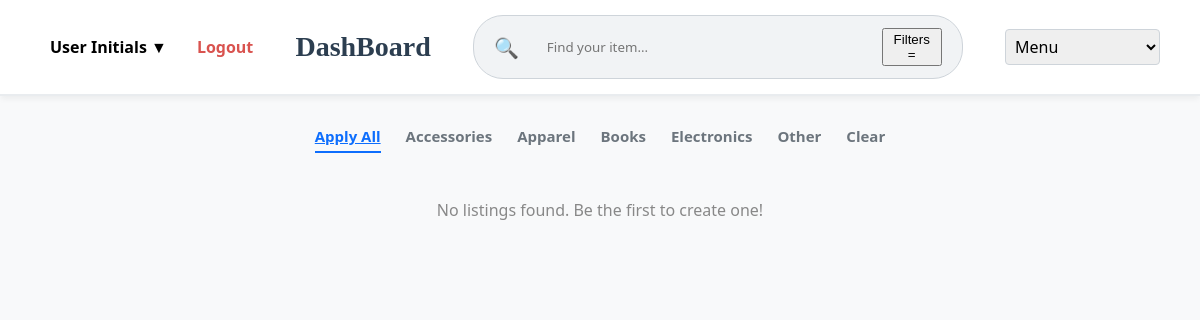
Page /dashboard on the earlier database version.
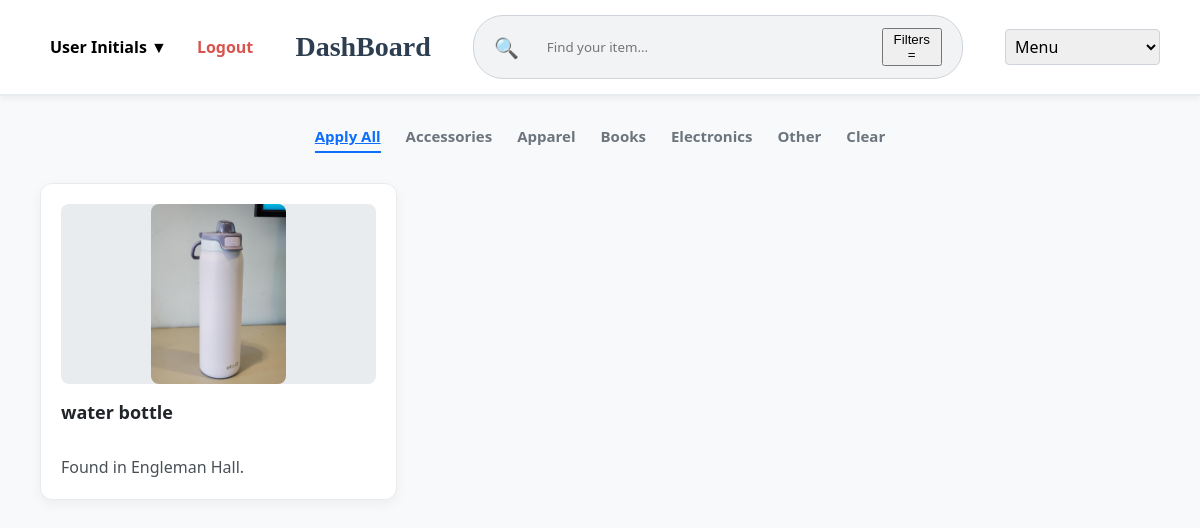
Same page on the later database version.
### models.py (models this page shows)
class Post(db.Model):
    __tablename__ = 'post'
    id = db.Column(db.Integer, primary_key=True)
    user_id = db.Column(db.Integer, db.ForeignKey('user.id'), nullable=False)
    post_date = db.Column(db.DateTime, default=datetime.utcnow)
    item_name = db.Column(db.String(255), nullable=False)
    description = db.Column(db.Text)
    category = db.Column(db.String(100))
    location = db.Column(db.String(255))
    image_url = db.Column(db.String(500))
    is_claimed = db.Column(db.Boolean, default=False)
    reports = db.relationship('Report', backref='post', cascade="all, delete-orphan")

### app.py (the view)
@app.route("/dashboard")
def dashboard():
    posts = Post.query.order_by(Post.post_date.desc()).all()
    return render_template("dashboard.html", posts=posts)

### templates/dashboard.html (shortened to what this page needs)
<!DOCTYPE html>
<html>
<head>
    <link rel="stylesheet" href="static/app.css">
</head>
<body class="app-layout">
    <div class="navbar">
        <div style="display: flex; align-items: center; gap: 10px;">
            <div id="user-menu-btn" style="background: white; padding: 10px; border-radius: 50%; font-weight: bold; cursor: pointer;">
                User Initials &#x25BC;
            </div>
            <a href="/" style="text-decoration: none; color: #d9534f; font-weight: bold; margin-left: 10px;">Logout</a>
        </div>
        <h2>DashBoard</h2>
        <div class="search-bar">
            <span style="font-size: 20px; margin-right: 10px;">&#128269;</span>
            <input type="text" id="search-input" placeholder="Find your item...">
            <button style="width: auto; height: auto; margin: 0; padding: 2px 10px;">Filters =</button>
        </div>
        <div>
            <select onchange="location = this.value;" style="padding: 5px; font-size: 16px;">
                <option value="#">Menu</option>
            </select>
        </div>
    </div>
    <div class="filter-menu" id="filter-menu">
        <a href="#" class="active" style="text-decoration: underline;">Apply All</a>
        <a href="#">Accessories</a>
        <a href="#">Apparel</a>
        <a href="#">Books</a>
        <a href="#">Electronics</a>
        <a href="#">Other</a>
        <a href="#">Clear</a>
    </div>
    <div class="grid-container" id="listings-grid">
        {% for post in posts %}
        <div class="card" onclick="location.href='/listing-info?id={{ post.id }}'" style="cursor: pointer;">
            <div class="card-img">
                {% if post.image_url %}
                    <img src="{{ url_for('static', filename=post.image_url) }}" alt="{{ post.item_name }}" style="max-width: 100%; max-height: 100%; border-radius: 8px; object-fit: cover;">
                {% else %}
                    No Image
                {% endif %}
            </div>
            <p><strong>{{ post.item_name }}</strong><br>Found in {{ post.location }}.</p>
        </div>
        {% else %}
            <p style="grid-column: 1 / -1; text-align: center; color: #888;">No listings found. Be the first to create one!</p>
        {% endfor %}
    </div>
</body>
</html>

### static/app.css (style rules this page uses)
body.app-layout { display: block; min-height: 100vh; height: auto; background-color: #f8f9fa; margin: 0; font-family: 'Segoe UI', Tahoma, Geneva, Verdana, sans-serif; }
input, select, textarea { padding: 8px; border: 1px solid #ced4da; border-radius: 4px; font-family: inherit; }
.navbar { background-color: #ffffff; padding: 15px 40px; display: flex; justify-content: space-between; align-items: center; border-bottom: 2px solid #e9ecef; box-shadow: 0 4px 6px -1px rgba(0,0,0,0.05); margin-bottom: 30px; }
.navbar h2 { margin: 0; font-size: 28px; font-family: Georgia, serif; color: #2c3e50; }
.search-bar { display: flex; align-items: center; background: #f1f3f5; padding: 8px 20px; border-radius: 30px; width: 40%; border: 1px solid #ced4da; }
.search-bar input { border: none; outline: none; background: transparent; width: 100%; height: 30px; margin-left: 10px; }
.filter-menu { display: flex; justify-content: center; gap: 25px; margin-bottom: 30px; flex-wrap: wrap; padding: 0 20px; }
.filter-menu a { text-decoration: none; color: #6c757d; font-weight: 600; font-size: 15px; padding-bottom: 5px; transition: color 0.2s; }
.filter-menu a.active { color: #0d6efd; border-bottom: 2px solid #0d6efd; }
.grid-container { display: grid; grid-template-columns: repeat(auto-fill, minmax(280px, 1fr)); gap: 25px; padding: 0 40px; margin-bottom: 50px; }
.card { background: white; border-radius: 12px; padding: 20px; box-shadow: 0 4px 12px rgba(0,0,0,0.05); transition: transform 0.2s ease, box-shadow 0.2s ease; border: 1px solid #e9ecef; }
.card-img { background-color: #e9ecef; height: 180px; border-radius: 8px; margin-bottom: 15px; display: flex; justify-content: center; align-items: center; color: #adb5bd; font-weight: bold; }
.card p { margin: 0; color: #495057; line-height: 1.5; }
.card strong { font-size: 18px; color: #212529; display: block; margin-bottom: 5px; }

Differences in the rows shown:
added Post: image_url (picture), item_name "water bottle", location "Engleman Hall"
Other differences:
text no longer shown: "No listings found. Be the first to create one!"
